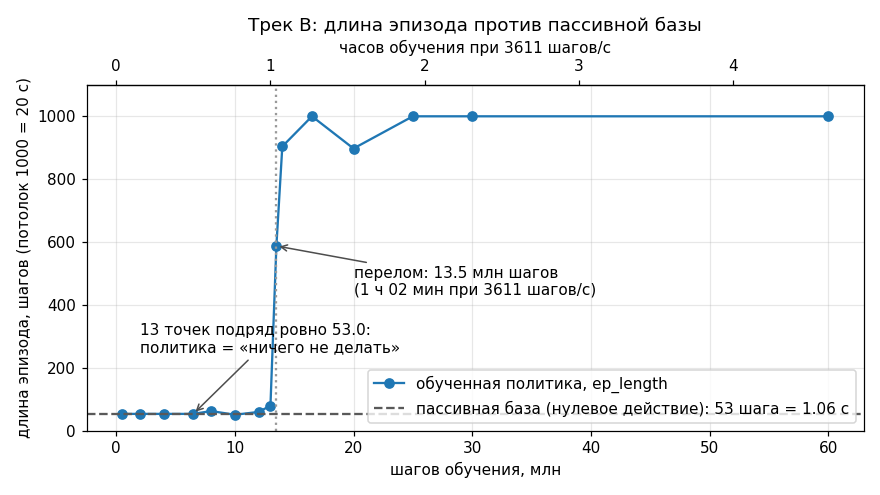

Python code for this plot:
# -*- coding: utf-8 -*-
"""Длина эпизода трека B как функция числа шагов обучения, рядом с пассивной базой.

Числа — из `evaluations.npz` боевого прогона трека B (честный 1g, 20 эпизодов
на точку, максимум 1000 шагов = 20 с); те же точки приведены в таблице главы
06_diagnostics.md. Пассивная база 53 шага = 1.06 с воспроизведена независимо
в walk_env.py, probe.py, trap.py и train.py (разброс между эпизодами 0.000 с).
Ничего не интерполируется: рисуются ровно замеренные точки.
"""
import os
import matplotlib.pyplot as plt

# шагов обучения, млн
steps = [0.5, 2.0, 4.0, 6.5, 8.0, 10.0, 12.0, 13.0,
         13.5, 14.0, 16.5, 20.0, 25.0, 30.0, 60.0]
# средняя длина эпизода, шагов
ep_len = [53.0, 53.0, 53.0, 53.0, 62.0, 50.2, 59.2, 79.0,
          587.4, 904.0, 1000.0, 897.5, 1000.0, 1000.0, 1000.0]

PASSIVE = 53.0          # пассивный эпизод, нулевое действие
FPS = 3611.0            # шагов/с на этой машине -> часы на оси сверху

fig, ax = plt.subplots(figsize=(8, 4.5), dpi=110)
ax.plot(steps, ep_len, marker="o", label="обученная политика, ep_length")
ax.axhline(PASSIVE, linestyle="--", color="0.35",
           label="пассивная база (нулевое действие): 53 шага = 1.06 с")
ax.axvline(13.5, linestyle=":", color="0.6")
ax.annotate("перелом: 13.5 млн шагов\n(1 ч 02 мин при 3611 шагов/с)",
            xy=(13.5, 587.4), xytext=(20.0, 430.0),
            arrowprops=dict(arrowstyle="->", color="0.3"))
ax.annotate("13 точек подряд ровно 53.0:\nполитика = «ничего не делать»",
            xy=(6.5, 53.0), xytext=(2.0, 250.0),
            arrowprops=dict(arrowstyle="->", color="0.3"))

ax.set_xlabel("шагов обучения, млн")
ax.set_ylabel("длина эпизода, шагов (потолок 1000 = 20 с)")
ax.set_title("Трек B: длина эпизода против пассивной базы")
ax.set_ylim(0, 1100)
ax.grid(True, alpha=0.3)
ax.legend(loc="lower right")

secx = ax.secondary_xaxis(
    "top", functions=(lambda s: s * 1e6 / FPS / 3600.0,
                      lambda h: h * 3600.0 * FPS / 1e6))
secx.set_xlabel("часов обучения при 3611 шагов/с")

fig.tight_layout()
out = os.path.join(os.path.dirname(os.path.abspath(__file__)),
                   "passive_baseline_walk.png")
fig.savefig(out)
print(out)
